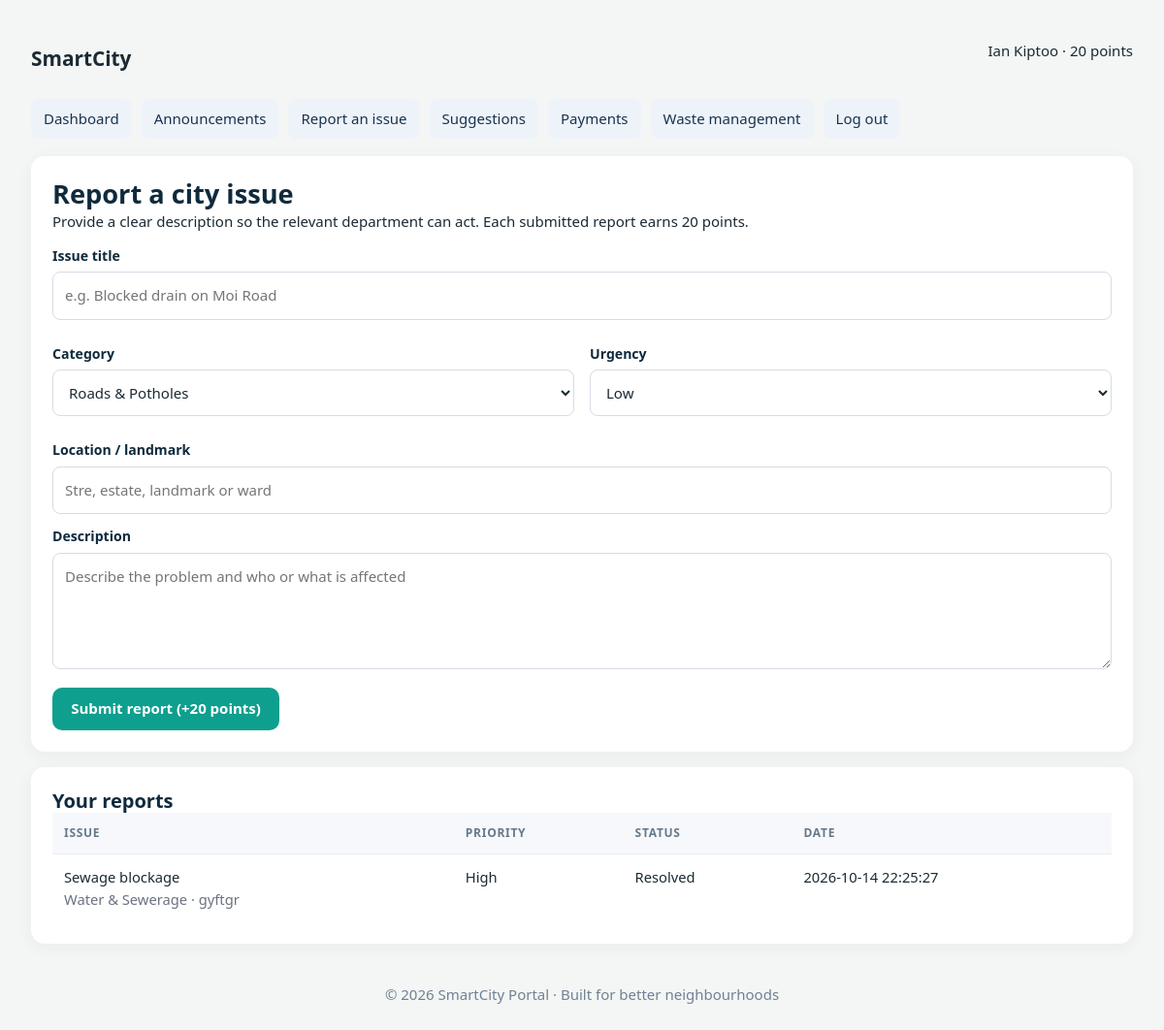
Page /citizen/issues (signed in) on the committed database.
### tables this page shows
CREATE TABLE citizens (
      id INTEGER PRIMARY KEY AUTOINCREMENT, first_name TEXT NOT NULL, last_name TEXT NOT NULL,
      email TEXT NOT NULL UNIQUE, phone TEXT NOT NULL, national_id TEXT NOT NULL,
      ward TEXT NOT NULL, password_hash TEXT NOT NULL, points INTEGER NOT NULL DEFAULT 0,
      created_at TEXT NOT NULL DEFAULT CURRENT_TIMESTAMP
    );

CREATE TABLE issues (
      id INTEGER PRIMARY KEY AUTOINCREMENT, citizen_id INTEGER NOT NULL, title TEXT NOT NULL,
      category TEXT NOT NULL, priority TEXT NOT NULL, location TEXT NOT NULL, description TEXT NOT NULL,
      status TEXT NOT NULL DEFAULT 'Received', created_at TEXT NOT NULL DEFAULT CURRENT_TIMESTAMP,
      FOREIGN KEY(citizen_id) REFERENCES citizens(id)
    );

### app.py (the view, shortened to what this page needs)
@app.route("/citizen/issues", methods=["GET","POST"])
@citizen_required
def citizen_issues():
    c=current_citizen()
    items=db().execute("SELECT * FROM issues WHERE citizen_id=? ORDER BY id DESC",(c["id"],)).fetchall()
    return render_template("issues.html",items=items,admin_view=False)

### app.py (called while the page is built)
def db():
    if "db" not in g:
        g.db = sqlite3.connect(app.config["DATABASE"])
        g.db.row_factory = sqlite3.Row
        g.db.execute("PRAGMA foreign_keys = ON")
    return g.db

def citizen_required(fn):
    @wraps(fn)
    def wrapper(*args, **kwargs):
        if session.get("citizen_id") is None:
            flash("Please sign in to access the citizen portal.", "error")
            return redirect(url_for("login"))
        return fn(*args, **kwargs)
    return wrapper

def current_citizen():
    return db().execute("SELECT * FROM citizens WHERE id=?", (session.get("citizen_id"),)).fetchone()

@app.context_processor
def shared_context():
    return {"current_citizen": current_citizen() if session.get("citizen_id") else None,
            "is_admin": bool(session.get("admin_id"))}

### templates/issues.html (shortened to what this page needs)
{% extends "base.html" %}{% block title %}{{'Reported issues' if admin_view else 'Report an issue'}} &middot; SmartCity{% endblock %}{% block content %}
{% if admin_view %}
<div class="panel">
 <h1>
  Reported issues
 </h1>
 <form class="inline-form" method="get">
  <label>
   Status
   <select name="status">
    <option>
     All
    </option>
    {% for s in ['Received','In progress','Resolved'] %}
    <option jinjatokenplaceholder7endselectedjinjatokenplaceholder8end="">
     {{s}}
    </option>
    {% endfor %}
   </select>
  </label>
  <label>
   Priority
   <select name="priority">
    <option>
     All
    </option>
    {% for p in ['Emergency','High','Medium','Low'] %}
    <option jinjatokenplaceholder12endselectedjinjatokenplaceholder13end="">
     {{p}}
    </option>
    {% endfor %}
   </select>
  </label>
  <button class="btn">
   Filter
  </button>
 </form>
 <div class="table-wrap">
  <table>
   <tr>
    <th>
     Issue
    </th>
    <th>
     Reporter
    </th>
    <th>
     Priority
    </th>
    <th>
     Status
    </th>
    <th>
     Update status
    </th>
   </tr>
   {% for i in items %}
   <tr>
    <td>
     <strong>
      {{i.title}}
     </strong>
     <br/>
     {{i.category}}
     <br/>
     <span class="muted">
      {{i.location}} &middot; {{i.description}}
     </span>
     <br/>
     <small>
      {{i.created_at}}
     </small>
    </td>
    <td>
     {{i.first_name}} {{i.last_name}}
    </td>
    <td>
     {{i.priority}}
    </td>
    <td>
     {{i.status}}
    </td>
    <td>
     <form action="{{url_for('update_issue',item_id=i.id)}}" class="inline-form" method="post">
      <select name="status">
       {% for s in ['Received','In progress','Resolved'] %}
       <option jinjatokenplaceholder28endselectedjinjatokenplaceholder29end="">
        {{s}}
       </option>
       {% endfor %}
      </select>
      <button class="btn">
       Save
      </button>
     </form>
    </td>
   </tr>
   {% else %}
   <tr>
    <td colspan="5">
     No reports found.
    </td>
   </tr>
   {% endfor %}
  </table>
 </div>
</div>
{% else %}
<div class="panel">
 <h1>
  Report a city issue
 </h1>
 <p>
  Provide a clear description so the relevant department can act. Each submitted report earns 20 points.
 </p>
 <form method="post">
  <div class="field">
   <label>
    Issue title
   </label>
   <input name="title" placeholder="e.g. Blocked drain on Moi Road" required=""/>
  </div>
  <div class="form-row">
   <div class="field">
    <label>
     Category
    </label>
    <select name="category" required="">
     {% for c in ['Roads & Potholes','Street Lighting','Water & Sewerage','Garbage & Illegal Dumping','Drainage & Flooding','Public Safety','Other'] %}
     <option>
      {{c}}
     </option>
     {% endfor %}
    </select>
   </div>
   <div class="field">
    <label>
     Urgency
    </label>
    <select name="priority">
     {% for p in ['Low','Medium','High','Emergency'] %}
     <option jinjatokenplaceholder39endselectedjinjatokenplaceholder40end="">
      {{p}}
     </option>
     {% endfor %}
    </select>
   </div>
  </div>
  <div class="field">
   <label>
    Location / landmark
   </label>
   <input name="location" placeholder="Stre, estate, landmark or ward" required=""/>
  </div>
  <div class="field">
   <label>
    Description
   </label>
   <textarea name="description" placeholder="Describe the problem and who or what is affected" required="" rows="4"></textarea>
  </div>
  <button class="btn">
   Submit report (+20 points)
  </button>
 </form>
</div>
<div class="panel">
 <h2>
  Your reports
 </h2>
 <div class="table-wrap">
  <table>
   <tr>
    <th>
     Issue
    </th>
    <th>
     Priority
    </th>
    <th>
     Status
    </th>
    <th>
     Date
    </th>
   </tr>
   {% for i in items %}
   <tr>
    <td>
     {{i.title}}
     <br/>
     <span class="muted">
      {{i.category}} &middot; {{i.location}}
     </span>
    </td>
    <td>
     {{i.priority}}
    </td>
    <td>
     {{i.status}}
    </td>
    <td>
     {{i.created_at}}
    </td>
   </tr>
   {% else %}
   <tr>
    <td colspan="4">
     No issues reported yet.
    </td>
   </tr>
   {% endfor %}
  </table>
 </div>
</div>
{% endif %}{% endblock %}

### templates/base.html (shortened to what this page needs)
<!DOCTYPE html>
<html lang="en">
 <head>
  <link href="{{ url_for('static',filename='css/style.css') }}" rel="stylesheet"/>
 </head>
 <body>
  <div class="portal">
   <header class="topline">
    <a href="{{ url_for('admin_dashboard') if is_admin else (url_for('citizen_dashboard') if current_citizen else url_for('login')) }}" style="font-size:1.3rem;font-weight:800;text-decoration:none;color:inherit">
       SmartCity
    </a>
    <span>
     {% if current_citizen %}{{ current_citizen.first_name }} {{ current_citizen.last_name }} &middot; {{ current_citizen.points }} points{% elif is_admin %}Administrator{% else %}A smarter city starts with you{% endif %}
    </span>
   </header>
   {% if current_citizen %}
   <nav class="navlinks">
    <a href="{{url_for('citizen_dashboard')}}">
     Dashboard
    </a>
    <a href="{{url_for('citizen_announcements')}}">
     Announcements
    </a>
    <a href="{{url_for('citizen_issues')}}">
     Report an issue
    </a>
    <a href="{{url_for('citizen_suggestions')}}">
     Suggestions
    </a>
    <a href="{{url_for('citizen_payments')}}">
     Payments
    </a>
    <a href="{{url_for('citizen_waste')}}">
     Waste management
    </a>
    <a href="{{url_for('logout')}}">
     Log out
    </a>
   </nav>
   {% endif %}
{% block content %}{% endblock %}
   <footer style="padding:25px 0;text-align:center;color:#718096">
    &copy; 2026 SmartCity Portal &middot; Built for better neighbourhoods
   </footer>
  </div>
 </body>
</html>

### static/css/style.css (style rules this page uses)
:root { --navy: #0f2a3d; --navy-2: #173a52; --teal: #0e9f8e; --teal-dark: #0a7c6f; --teal-soft: #d9f3ef; --amber: #f5a623; --amber-soft: #fff1d6; --bg: #f3f6f4; --card: #ffffff; --ink: #1b2a33; --muted: #66798a; --line: #e1e8eb; --red: #d64545; --red-soft: #fde4e4; --green: #2f9e63; --green-soft: #def5e8; --blue: #2f7fd1; --blue-soft: #dfecfb; --radius: 14px; --shadow: 0 1px 2px rgba(15, 42, 61, .06), 0 6px 20px rgba(15, 42, 61, .06); --font: "Segoe UI", system-ui, -apple-system, "Helvetica Neue", Arial, sans-serif; }
* { box-sizing: border-box; margin: 0; padding: 0; }
html { scroll-behavior: smooth; }
body { font-family: var(--font); background: var(--bg); color: var(--ink); line-height: 1.55; font-size: 15px; }
a { color: var(--teal-dark); text-decoration: none; }
h1, h2, h3, h4 { line-height: 1.25; color: var(--navy); }
h1 { font-size: 1.7rem; }
h2 { font-size: 1.25rem; }
p.muted, .muted { color: var(--muted); }
.btn { display: inline-block; padding: .65rem 1.2rem; border-radius: 10px; border: 0; background: var(--teal); color: #fff; font: inherit; font-weight: 600; cursor: pointer; text-align: center; transition: background .15s, transform .1s; }
label { display: block; font-weight: 600; font-size: .88rem; margin-bottom: .3rem; color: var(--navy); }
input, select, textarea { width: 100%; padding: .65rem .8rem; border: 1.5px solid var(--line); border-radius: 10px; font: inherit; background: #fff; color: var(--ink); }
textarea { min-height: 120px; resize: vertical; }
.form-row { display: grid; grid-template-columns: 1fr 1fr; gap: 1rem; }
.table-wrap { overflow-x: auto; }
table { width: 100%; border-collapse: collapse; font-size: .92rem; }
th { text-align: left; font-size: .75rem; text-transform: uppercase; letter-spacing: .06em; color: var(--muted); padding: .7rem .8rem; border-bottom: 2px solid var(--line); white-space: nowrap; }
td { padding: .8rem; border-bottom: 1px solid var(--line); vertical-align: middle; }
tr:last-child td { border-bottom: 0; }

### templates/base.html (style rules this page uses)
.auth-card input,.auth-card select,.panel input,.panel select,.panel textarea { width:100%;padding:12px;border:1px solid #d6dce5;border-radius:8px;font:inherit }
.panel { background:#fff;border-radius:14px;padding:22px;margin:16px 0;box-shadow:0 4px 18px #12223a0c }
.panel h2 { margin-top:0 }
.portal { max-width:1180px;margin:0 auto;padding:22px }
.navlinks { display:flex;gap:10px;flex-wrap:wrap;margin:18px 0 }
.navlinks a { padding:9px 13px;border-radius:8px;background:#eef3f9;text-decoration:none;color:#18334f }
.field { margin:12px 0 }
.field label { display:block;font-weight:600;margin-bottom:6px }
.btn { cursor:pointer;border:0 }
.table-wrap { overflow:auto }
table { width:100%;border-collapse:collapse }
th,td { text-align:left;padding:12px;border-bottom:1px solid #e7ebf0;vertical-align:top }
th { background:#f6f8fb }
.muted { color:#6b7280 }
.topline { display:flex;align-items:center;justify-content:space-between;gap:15px;flex-wrap:wrap }

### rows in the picture
citizens: first_name "Ian", last_name "Kiptoo", points "20"
issues: title "Sewage blockage", category "Water & Sewerage", location "gyftgr", priority "High", status "Resolved", created_at "2026-10-14 22:25:27"

### other values in the picture
form field category "Roads & Potholes"
form field priority "Low"
